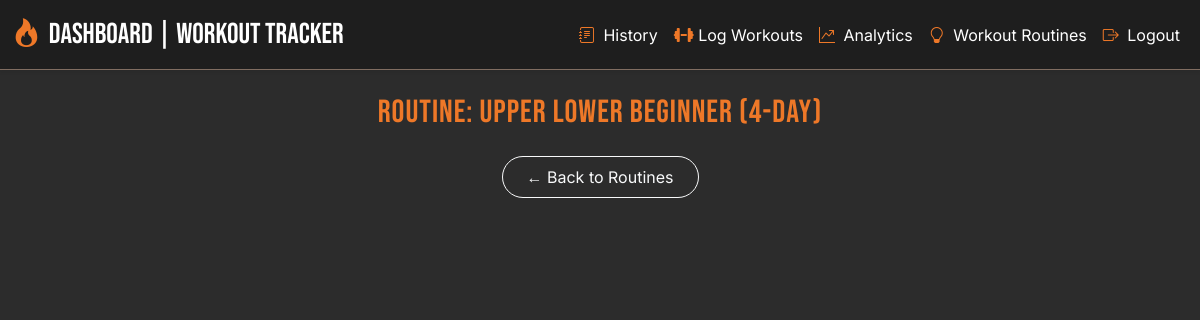
Before: /routine/2 with the older database file.
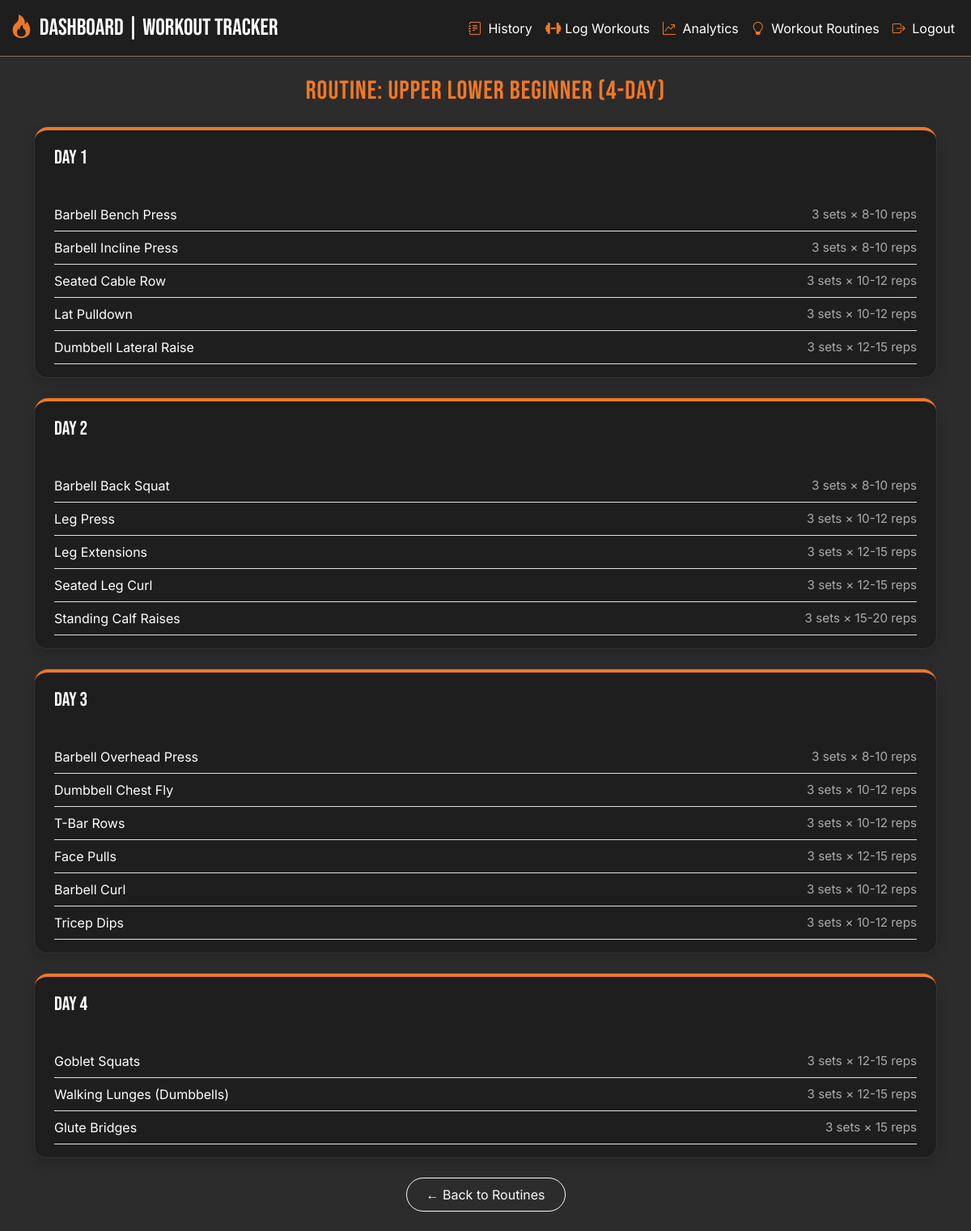
After: the same page with the newer database file.
### tables this page shows
CREATE TABLE workout_routines (id INTEGER PRIMARY KEY AUTOINCREMENT,
name TEXT NOT NULL,
level TEXT NOT NULL,
days_per_week INTEGER NOT NULL,
description TEXT);

CREATE TABLE routine_days (
id INTEGER PRIMARY KEY AUTOINCREMENT,
routine_id INTEGER NOT NULL,
day_name TEXT NOT NULL,
exercise_id integer not null,
sets integer not null,
reps text not null,
foreign key (routine_id) references workout_routines(id),
foreign key (exercise_id) references exercises(id));

CREATE TABLE "exercises" (
	"id"	INTEGER,
	"name"	TEXT NOT NULL UNIQUE,
	"muscle_group"	TEXT NOT NULL,
	"equipment"	TEXT,
	"instruction"	TEXT,
	PRIMARY KEY("id" AUTOINCREMENT)
);

### app.py (the view)
@app.route('/routine/<int:routine_id>')
def view_routine(routine_id):
    conn = sqlite3.connect('workout_tracker.db')
    c = conn.cursor()
    c.execute("SELECT name FROM workout_routines WHERE id = ?", (routine_id,))
    routine = c.fetchone()
    if not routine:
        return "Routine not found", 404
    c.execute("""
        SELECT rd.day_name, e.name, rd.sets, rd.reps
        FROM routine_days rd
        JOIN exercises e ON rd.exercise_id = e.id
        WHERE rd.routine_id = ?
        ORDER BY rd.day_name, rd.id
    """, (routine_id,))
    rows = c.fetchall()
    conn.close()
    routine_days = {}
    for day_name, ex_name, sets, reps in rows:
        routine_days.setdefault(day_name, []).append((ex_name, sets, reps))
    return render_template('view_routine.html', routine_name=routine[0], routine_days=routine_days)

### templates/view_routine.html
{% extends "base.html" %}
{% block content %}
<div class="container py-4">
    <h2 class="text-center mb-4" style="font-family: 'Bebas Neue', sans-serif; color: var(--primary);">
        Routine: {{ routine_name }}
    </h2>
    {% for day, exercises in routine_days.items() %}
        <div class="mb-4 rounded-4 shadow" style="background-color: #1e1e1e; border: 1px solid #333;">
            <div class="px-4 py-3" style="
                border-top: 4px solid var(--primary);
                border-top-left-radius: 1rem;
                border-top-right-radius: 1rem;
                font-family: 'Bebas Neue';
                font-size: 1.5rem;
                color: white;
                background-color: #1e1e1e;
            ">
                {{ day }}
            </div>
            <div class="px-4 py-3">
                {% for name, sets, reps in exercises %}
                    <div class="d-flex justify-content-between align-items-center py-2 border-bottom" style="border-color: #444;">
                        <span style="font-family: 'Inter'; font-size: 1rem;">{{ name }}</span>
                        <span style="font-size: 0.95rem; color: #aaa;">{{ sets }} sets × {{ reps }} reps</span>
                    </div>
                {% endfor %}
            </div>
        </div>
    {% endfor %}
    <div class="text-center mt-4">
        <a href="{{ url_for('routine_results') }}" class="btn btn-outline-light px-4 py-2 rounded-pill" style="font-family: 'Inter';">
            ← Back to Routines
        </a>
    </div>
</div>
{% endblock %}

### templates/base.html (shortened to what this page needs)
<!DOCTYPE html>
<html>
<head>
    <link rel="stylesheet" href="https://cdnjs.cloudflare.com/ajax/libs/font-awesome/6.4.0/css/all.min.css">
    <link href="https://cdn.jsdelivr.net/npm/bootstrap@5.3.2/dist/css/bootstrap.min.css" rel="stylesheet">
    <link href="https://cdn.jsdelivr.net/npm/bootstrap-icons@1.10.5/font/bootstrap-icons.css" rel="stylesheet">
    <link rel="stylesheet" href="{{ url_for('static', filename='style.css') }}">
</head>
<body>
  {% if request.path not in ['/login', '/register'] %}
    <nav class="navbar navbar-expand-lg fixed-top shadow-sm" style="background-color: var(--light-dark); border-bottom: 1px solid var(--grey);">
      <div class="container-fluid">
        <a class="navbar-brand text-white d-flex align-items-center" href="/dashboard" style="font-family: 'Bebas Neue', sans-serif; font-size: 1.8rem;">
          <i class="bi bi-fire me-2" style="color: var(--primary);"></i> Dashboard | Workout Tracker
        </a>
        <div class="collapse navbar-collapse justify-content-end" id="navbarNav">
          <ul class="navbar-nav ms-auto">
              <a class="nav-link text-white" href="/history">
                <i class="bi bi-journal-text me-1" style="color: var(--primary);"></i> History
              </a>
              <a class="nav-link text-white" href="/log_workout">
                <i class="fas fa-dumbbell" style="color: var(--primary);"></i> Log Workouts
              </a>
              <a class="nav-link text-white" href="/analytics">
                <i class="bi bi-graph-up-arrow me-1" style="color: var(--primary);"></i> Analytics
              </a>
            <li class="nav-item">
              <a class="nav-link text-white" href="/recommend_routine">
                <i class="bi bi-lightbulb me-1" style="color: var(--primary);"></i> Workout Routines
              </a>
            </li>
              <a class="nav-link text-white" href="/logout">
                <i class="bi bi-box-arrow-right me-1" style="color: var(--primary);"></i> Logout
              </a>
          </ul>
        </div>
      </div>
    </nav>
    <div style="height: 70px;"></div>
  {% endif %}
    <div>
        {% block content %}
        {% endblock %}
    </div>
</body>
</html>

### static/style.css (style rules this page uses)
* { box-sizing: border-box; }
:root { --primary: #EE7828; --dark: #2c2c2c; --grey: #806d61; --light-dark: #1e1e1e; }
body { background-color: var(--dark); color: white; font-family: 'Inter', sans-serif; min-height: 100vh; }
a { color: var(--primary) }
h1, h2, h3 { font-family: 'Helvetica', sans-serif; letter-spacing: 1px; color: var(--primary); }

Changed rows visible on the page:
added routine_days: day_name "Day 1", name "Barbell Bench Press", sets "3", reps "8-10"
added routine_days: name "Barbell Incline Press", sets "3", reps "8-10", shown under "Day 1"
added routine_days: name "Seated Cable Row", sets "3", reps "10-12", shown under "Day 1"
added routine_days: name "Lat Pulldown", sets "3", reps "10-12", shown under "Day 1"
added routine_days: name "Dumbbell Lateral Raise", sets "3", reps "12-15", shown under "Day 1"
added routine_days: day_name "Day 2", name "Barbell Back Squat", sets "3", reps "8-10"
added routine_days: name "Leg Press", sets "3", reps "10-12", shown under "Day 2"
added routine_days: name "Leg Extensions", sets "3", reps "12-15", shown under "Day 2"
added routine_days: name "Seated Leg Curl", sets "3", reps "12-15", shown under "Day 2"
added routine_days: name "Standing Calf Raises", sets "3", reps "15-20", shown under "Day 2"
added routine_days: day_name "Day 3", name "Barbell Overhead Press", sets "3", reps "8-10"
added routine_days: name "Dumbbell Chest Fly", sets "3", reps "10-12", shown under "Day 3"
added routine_days: name "T-Bar Rows", sets "3", reps "10-12", shown under "Day 3"
added routine_days: name "Face Pulls", sets "3", reps "12-15", shown under "Day 3"
added routine_days: name "Barbell Curl", sets "3", reps "10-12", shown under "Day 3"
added routine_days: name "Tricep Dips", sets "3", reps "10-12", shown under "Day 3"
added routine_days: day_name "Day 4", name "Goblet Squats", sets "3", reps "12-15"
added routine_days: name "Walking Lunges (Dumbbells)", sets "3", reps "12-15", shown under "Day 4"
added routine_days: name "Glute Bridges", sets "3", reps "15", shown under "Day 4"
